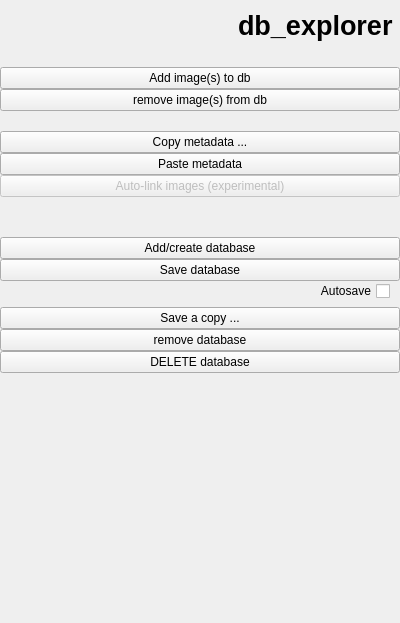
<?xml version="1.0" encoding="UTF-8"?>
<ui version="4.0">
 <class>Form</class>
 <widget class="QWidget" name="Form">
  <property name="geometry">
   <rect>
    <x>0</x>
    <y>0</y>
    <width>400</width>
    <height>623</height>
   </rect>
  </property>
  <property name="windowTitle">
   <string>Form</string>
  </property>
  <layout class="QVBoxLayout" name="verticalLayout">
   <property name="leftMargin">
    <number>0</number>
   </property>
   <property name="topMargin">
    <number>0</number>
   </property>
   <property name="rightMargin">
    <number>0</number>
   </property>
   <property name="bottomMargin">
    <number>0</number>
   </property>
   <item>
    <spacer name="verticalSpacer_4">
     <property name="orientation">
      <enum>Qt::Vertical</enum>
     </property>
     <property name="sizeType">
      <enum>QSizePolicy::Fixed</enum>
     </property>
     <property name="sizeHint" stdset="0">
      <size>
       <width>20</width>
       <height>10</height>
      </size>
     </property>
    </spacer>
   </item>
   <item>
    <widget class="QLabel" name="title">
     <property name="sizePolicy">
      <sizepolicy hsizetype="Preferred" vsizetype="Fixed">
       <horstretch>0</horstretch>
       <verstretch>0</verstretch>
      </sizepolicy>
     </property>
     <property name="font">
      <font>
       <pointsize>20</pointsize>
       <weight>75</weight>
       <bold>true</bold>
      </font>
     </property>
     <property name="styleSheet">
      <string notr="true">background-color: transparent;</string>
     </property>
     <property name="text">
      <string>db_explorer </string>
     </property>
     <property name="alignment">
      <set>Qt::AlignRight|Qt::AlignTrailing|Qt::AlignVCenter</set>
     </property>
    </widget>
   </item>
   <item>
    <layout class="QGridLayout" name="gridLayout">
     <property name="verticalSpacing">
      <number>0</number>
     </property>
     <item row="1" column="0">
      <spacer name="verticalSpacer">
       <property name="orientation">
        <enum>Qt::Vertical</enum>
       </property>
       <property name="sizeType">
        <enum>QSizePolicy::Fixed</enum>
       </property>
       <property name="sizeHint" stdset="0">
        <size>
         <width>20</width>
         <height>20</height>
        </size>
       </property>
      </spacer>
     </item>
     <item row="17" column="0">
      <widget class="QPushButton" name="btn_write_to_new_db">
       <property name="text">
        <string>Save a copy ...</string>
       </property>
      </widget>
     </item>
     <item row="4" column="0">
      <spacer name="verticalSpacer_5">
       <property name="orientation">
        <enum>Qt::Vertical</enum>
       </property>
       <property name="sizeType">
        <enum>QSizePolicy::Fixed</enum>
       </property>
       <property name="sizeHint" stdset="0">
        <size>
         <width>20</width>
         <height>20</height>
        </size>
       </property>
      </spacer>
     </item>
     <item row="14" column="0">
      <layout class="QHBoxLayout" name="horizontalLayout">
       <property name="topMargin">
        <number>0</number>
       </property>
       <property name="bottomMargin">
        <number>6</number>
       </property>
       <item>
        <widget class="QCheckBox" name="checkBox_autosave">
         <property name="layoutDirection">
          <enum>Qt::RightToLeft</enum>
         </property>
         <property name="text">
          <string>Autosave</string>
         </property>
        </widget>
       </item>
       <item>
        <spacer name="horizontalSpacer">
         <property name="orientation">
          <enum>Qt::Horizontal</enum>
         </property>
         <property name="sizeType">
          <enum>QSizePolicy::Fixed</enum>
         </property>
         <property name="sizeHint" stdset="0">
          <size>
           <width>10</width>
           <height>20</height>
          </size>
         </property>
        </spacer>
       </item>
      </layout>
     </item>
     <item row="3" column="0">
      <widget class="QPushButton" name="btn_remove_image_from_db">
       <property name="text">
        <string>remove image(s) from db</string>
       </property>
      </widget>
     </item>
     <item row="13" column="0">
      <widget class="QPushButton" name="btn_write_to_curr_db">
       <property name="text">
        <string>Save database</string>
       </property>
      </widget>
     </item>
     <item row="19" column="0">
      <widget class="QPushButton" name="btn_delete_db">
       <property name="text">
        <string>DELETE database</string>
       </property>
      </widget>
     </item>
     <item row="2" column="0">
      <widget class="QPushButton" name="btn_add_image_to_db">
       <property name="text">
        <string>Add image(s) to db</string>
       </property>
      </widget>
     </item>
     <item row="10" column="0">
      <widget class="QPushButton" name="btn_add_db">
       <property name="text">
        <string>Add/create database</string>
       </property>
      </widget>
     </item>
     <item row="7" column="0">
      <widget class="QPushButton" name="pb_paste_metadata">
       <property name="text">
        <string>Paste metadata</string>
       </property>
      </widget>
     </item>
     <item row="8" column="0">
      <widget class="QPushButton" name="pb_autolink_images">
       <property name="enabled">
        <bool>false</bool>
       </property>
       <property name="text">
        <string>Auto-link images (experimental)</string>
       </property>
      </widget>
     </item>
     <item row="9" column="0">
      <spacer name="verticalSpacer_2">
       <property name="orientation">
        <enum>Qt::Vertical</enum>
       </property>
       <property name="sizeType">
        <enum>QSizePolicy::Fixed</enum>
       </property>
       <property name="sizeHint" stdset="0">
        <size>
         <width>20</width>
         <height>40</height>
        </size>
       </property>
      </spacer>
     </item>
     <item row="6" column="0">
      <widget class="QPushButton" name="pb_copy_metadata">
       <property name="text">
        <string>Copy metadata ...</string>
       </property>
      </widget>
     </item>
     <item row="18" column="0">
      <widget class="QPushButton" name="btn_remove_db">
       <property name="text">
        <string>remove database</string>
       </property>
      </widget>
     </item>
     <item row="20" column="0">
      <spacer name="verticalSpacer_3">
       <property name="orientation">
        <enum>Qt::Vertical</enum>
       </property>
       <property name="sizeType">
        <enum>QSizePolicy::Expanding</enum>
       </property>
       <property name="sizeHint" stdset="0">
        <size>
         <width>20</width>
         <height>40</height>
        </size>
       </property>
      </spacer>
     </item>
    </layout>
   </item>
  </layout>
 </widget>
 <tabstops>
  <tabstop>btn_add_image_to_db</tabstop>
  <tabstop>btn_remove_image_from_db</tabstop>
  <tabstop>pb_copy_metadata</tabstop>
  <tabstop>pb_paste_metadata</tabstop>
  <tabstop>pb_autolink_images</tabstop>
  <tabstop>btn_add_db</tabstop>
  <tabstop>btn_write_to_curr_db</tabstop>
  <tabstop>btn_write_to_new_db</tabstop>
  <tabstop>btn_remove_db</tabstop>
  <tabstop>btn_delete_db</tabstop>
 </tabstops>
 <resources/>
 <connections/>
</ui>
